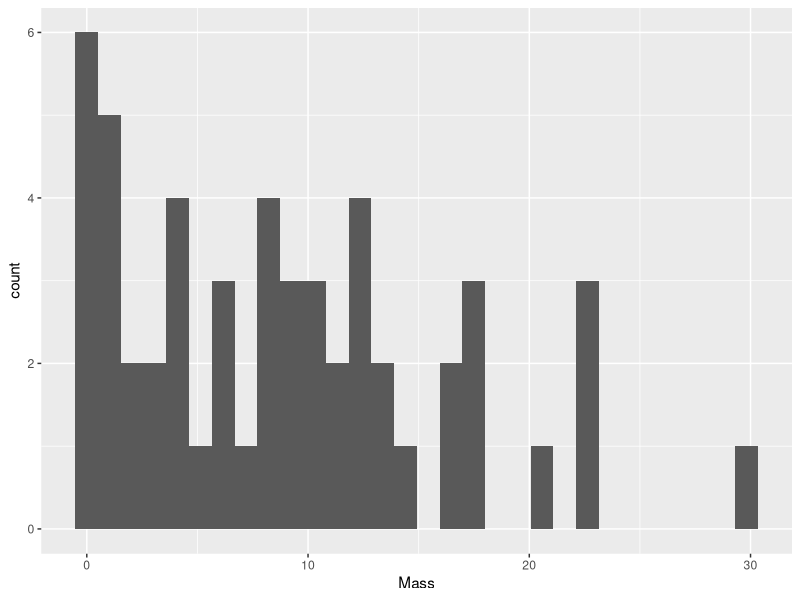
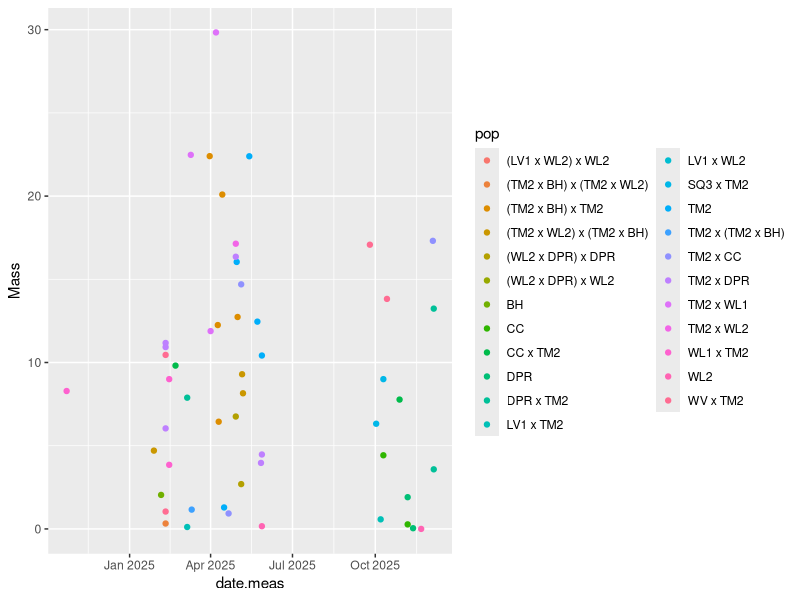
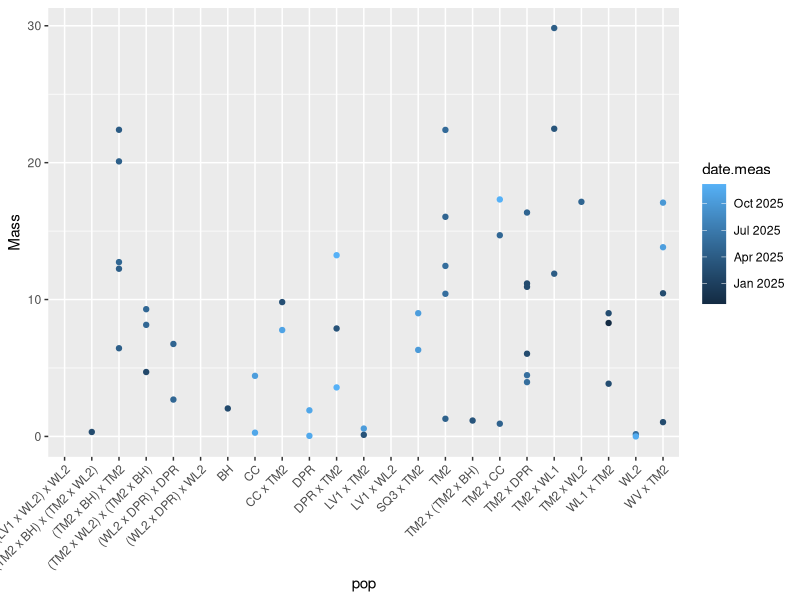
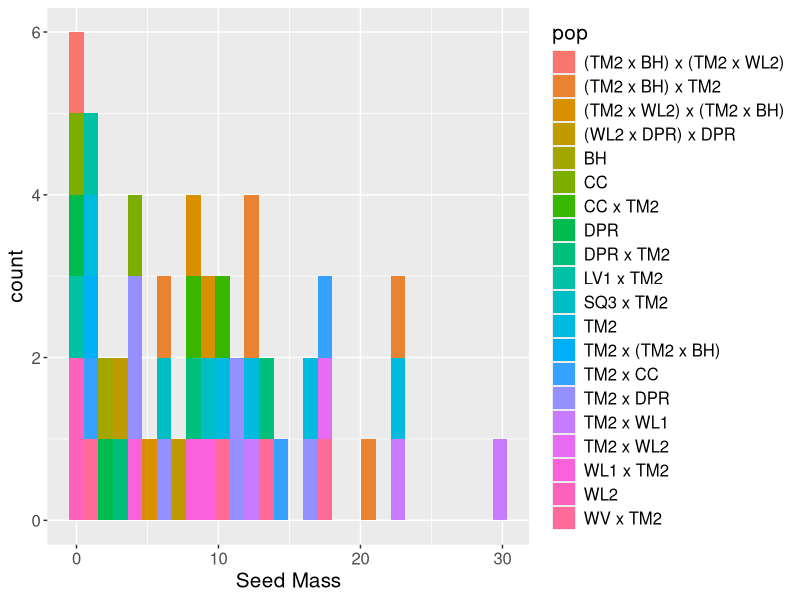
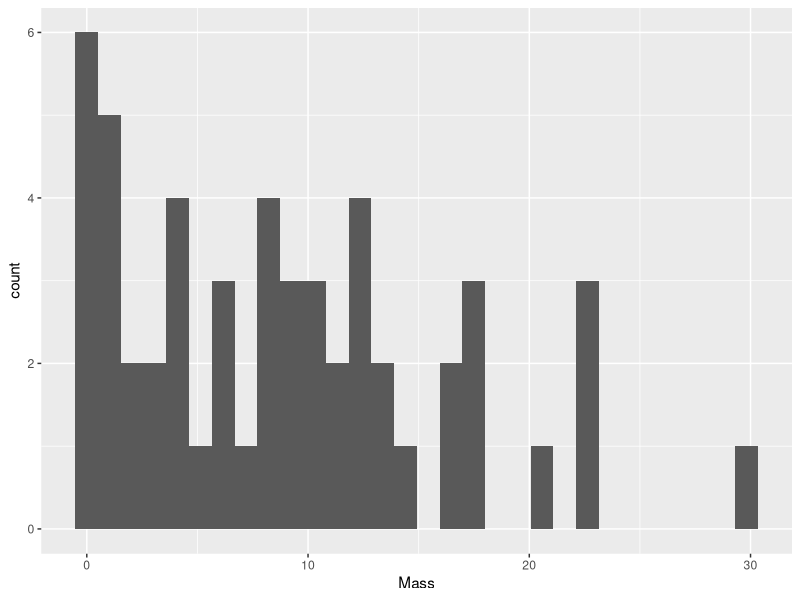
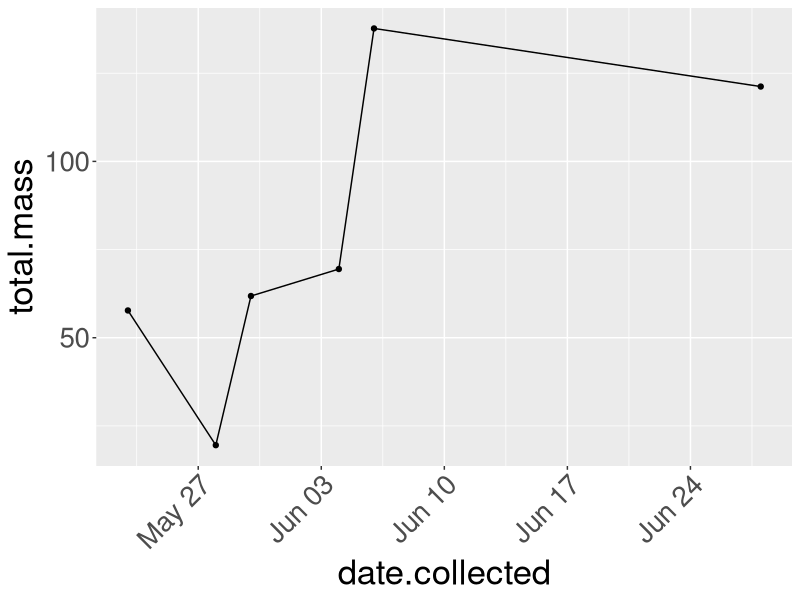
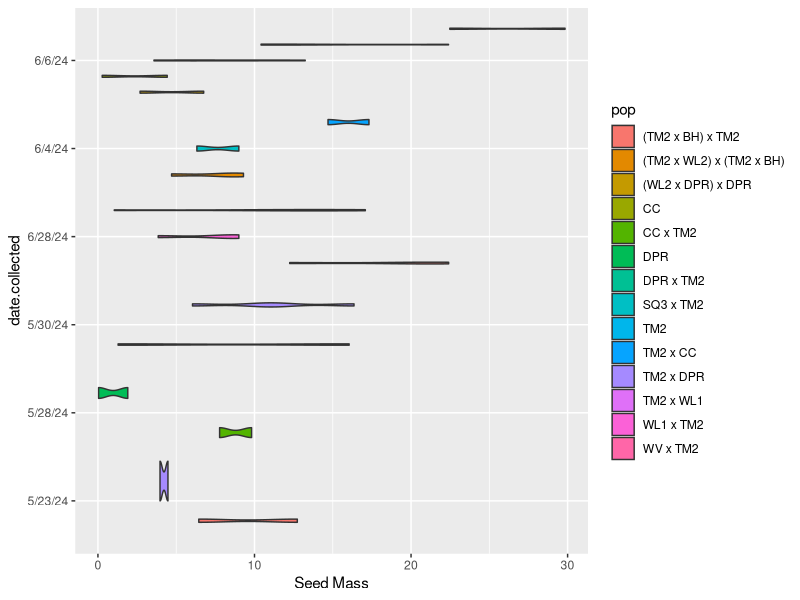
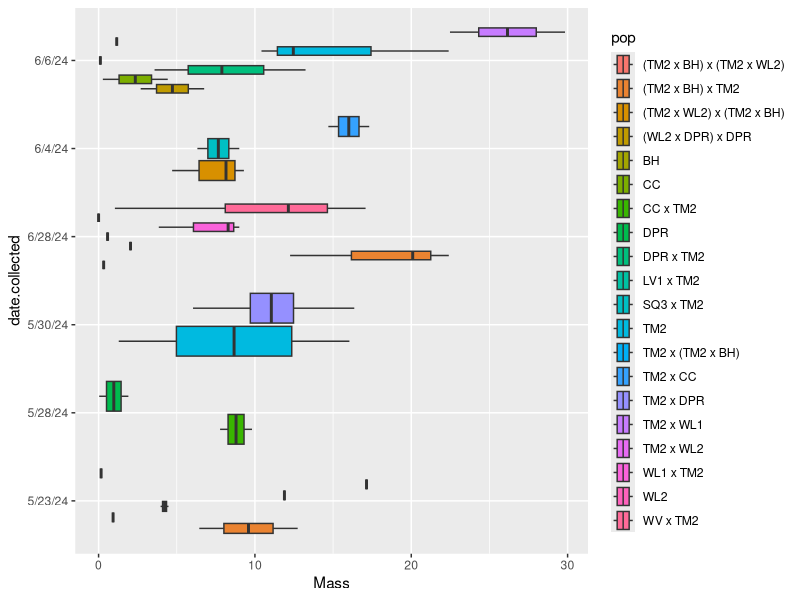

These figures' R source, in order:
#load library(tidyverse)
# Read in seed mass data. read.csv()
# Make histogram plot seedmass |< ggplot(aes(Mass)) + geom_histogram()
#ggsave("figures/SeedMass_Histogram.png", units="in", width=5,height=5)

library(tidyverse)
library(stringr)
library(lubridate)
Seedmass_data <- read_csv("Data/UCD_2024_SeedMass_A1.csv") %>%
  mutate(date.meas = mdy(date.meas))

Seedmass_data |> ggplot(aes(Mass)) + geom_histogram()
ggsave("figures/SeedMass_Histogram.png", units="in", width=5,height=5)

Davis_Popcodes <- read_csv("Data/UCD_Genotypes_2023_2024.csv") %>%
  mutate(pop = str_extract(pop.id, "^[^-]+")) %>% #Create a new column with only the pop code, removing everythign after the - in the pop.id column
  rename(Plant_type = 'Plant Type') %>% #renaming the Plant type column to remove the space for easier recalling 
  select(- c("Plant_type", "pop.id", "mf", "rep", "rack", "bed", "row", "column")) #deselecting all of the columns we don't need to join

Seedmass_data <- Seedmass_data %>%
  left_join(Davis_Popcodes, by="unique.ID") #joins in the pop column from the Davis_Popcodes data set by matching the unique id's


ggplot(Seedmass_data, aes(x=date.meas, y=Mass, color=pop))+
  geom_point()

ggplot(Seedmass_data, aes(x=pop, y=Mass, color = date.meas)) +
  geom_point() +
  theme(axis.text.x = element_text(angle = 45, hjust=1))

ggplot(Seedmass_data, aes(x=Mass, fill = pop))+
  geom_histogram() + theme(text=element_text(size=15)) + xlab("Seed Mass")
ggsave("figures/SeedMass_Histogram.png", units="in", width=5,height=5)

ggplot(Seedmass_data, aes(x=Mass, fill = date.meas))+
  geom_histogram()

Seedmass_summary <- Seedmass_data %>%
  group_by(date.collected)%>%
  summarize(total.mass = sum(Mass, na.rm = TRUE)) %>% 
  mutate(date.collected = mdy(date.collected))

ggplot(Seedmass_summary, aes(x=date.collected, y=total.mass, group=1)) +
  geom_line() +
  geom_point() +
  theme(axis.text.x = element_text(angle = 45, hjust=1)) + theme(text=element_text(size=25))
ggsave("figures/SeedMass_Variance Updated.png")


# Trying to make a violin plot using the seed mass data per Dr Maloof Suggestion
ggplot(Seedmass_data, aes(x=Mass,y = date.collected, fill = pop)) + geom_violin() + xlab("Seed Mass")

ggplot(Seedmass_data, aes(x=Mass,y = date.collected, fill = pop)) +
  geom_boxplot() 

ggplot(Seedmass_data, aes(x = pop, y = Mass, fill = pop)) +
  geom_violin(width = 1.0, linewidth = 1.0) +
  xlab("Seed Mass") +
  theme_classic()
ggplot(Seedmass_data, aes(x = Mass, y = pop, fill = pop)) +
  geom_violin(width = 1.2, linewidth = 1.2) +
  xlab("Seed Mass") +
  theme_classic()
